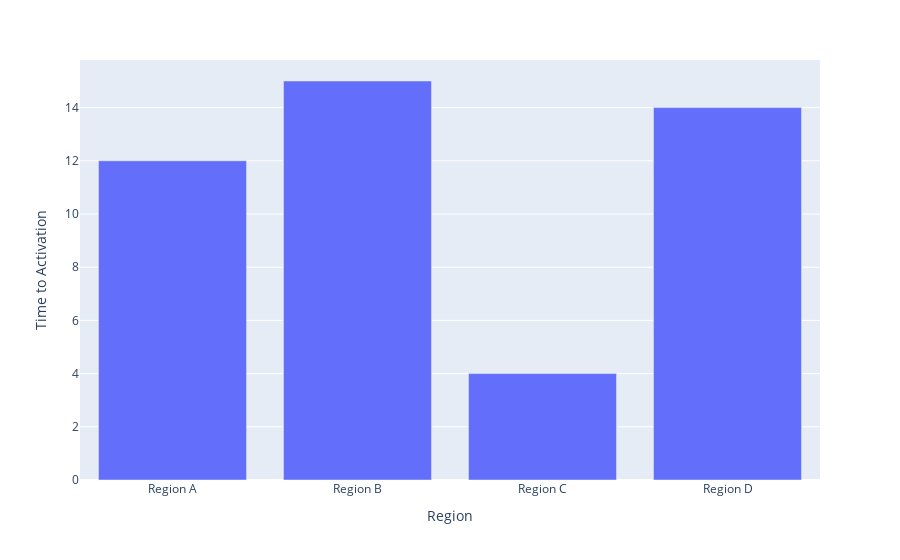

The notebook cell this image was saved under:
### Code cell
px.bar(time_df, x="Region", y="Time to Activation")

### Figure 1 — Plotly figure (JSON) as saved in the notebook; plotly's stock layout.template omitted (floating-point values rounded to 4 significant figures)
{"data": [{"alignmentgroup": "True", "hovertemplate": "Region=%{x}<br>Time to Activation=%{y}<extra></extra>", "legendgroup": "", "marker": {"color": "#636efa", "pattern": {"shape": ""}}, "name": "", "offsetgroup": "", "orientation": "v", "showlegend": false, "textposition": "auto", "type": "bar", "x": ["Region A", "Region B", "Region C", "Region D"], "xaxis": "x", "y": [12, 15, 4, 14], "yaxis": "y"}], "layout": {"barmode": "relative", "legend": {"tracegroupgap": 0}, "margin": {"t": 60}, "xaxis": {"anchor": "y", "domain": [0, 1], "title": {"text": "Region"}}, "yaxis": {"anchor": "x", "domain": [0, 1], "title": {"text": "Time to Activation"}}}}
